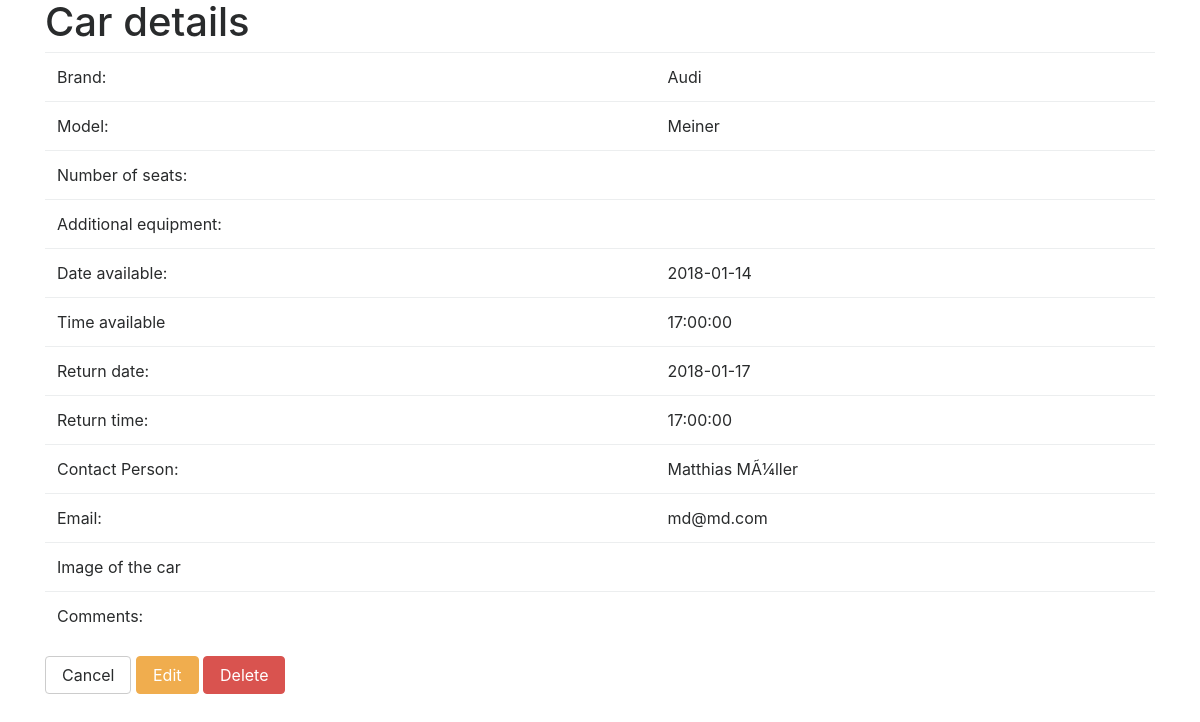
The page /view.php?id=46 on the database its author committed.
### tables this page shows
CREATE TABLE `cars` (
  `id` int(11) NOT NULL,
  `brand` varchar(100) DEFAULT NULL,
  `model` varchar(100) DEFAULT NULL,
  `seat` varchar(11) DEFAULT NULL,
  `equip` text,
  `date_1` date DEFAULT NULL,
  `time_1` time DEFAULT NULL,
  `date_2` date DEFAULT NULL,
  `time_2` time DEFAULT NULL,
  `first_name` varchar(100) DEFAULT NULL,
  `last_name` varchar(100) DEFAULT NULL,
  `email` varchar(100) DEFAULT NULL,
  `image` longblob,
  `comment` text
);

### Car.php (called while the page is built, shortened)
<?php
class Car {
    public static function find($id) {
        $params = array(
            'id' => $id
        );
        $sql = 'SELECT * FROM cars WHERE id = :id';
        $connect = Connect::getInstance();
        $stmt = $connect->prepare($sql);
        $success = $stmt->execute($params);
        if (!$success) {
            throw new Exception("Failed to retrieve entry");
        }
        else {
            $car = $stmt->fetchObject('Car');
            return $car;
        }
    }
}
?>

### view.php (the view, shortened to what this page needs)
<?php
require_once 'Car.php';
try {
    $id = filter_input(INPUT_GET, 'id', FILTER_VALIDATE_INT);
    $car = Car::find($id);
}
catch (Exception $e) {
    die("Exception: " . $e->getMessage());
}
?>
<!DOCTYPE html>
<html lang="en">
    <head>
    <link rel="stylesheet" href="css/bootstrap.css">
    </head>
    <body>
        <div id="app">
            <div class="container">
                <div class="row">
                    <div class="col-md-12">
                        <h1>Car details</h1>
                        <table class="table table-hover">
                            <tbody>
                                <tr>
                                    <td>Brand:</td>
                                    <td><?= $car->brand; ?></td>
                                </tr>
                                <tr>
                                    <td>Model:</td>
                                    <td><?= $car->model; ?></td>
                                </tr>
                                <tr>
                                    <td>Number of seats:</td>
                                    <td><?= $car->seat; ?></td>
                                </tr>
                                <tr>
                                    <td>Additional equipment:</td>
                                    <td><?= $car->equip; ?></td>
                                </tr>
                                <tr>
                                    <td>Date available:</td>
                                    <td><?= $car->date_1; ?></td>
                                </tr>
                                <tr>
                                    <td>Time available</td>
                                    <td><?= $car->time_1; ?></td>
                                </tr>
                                <tr>
                                    <td>Return date:</td>
                                    <td><?= $car->date_2; ?></td>
                                </tr>
                                <tr>
                                    <td>Return time:</td>
                                    <td><?= $car->time_2; ?></td>
                                </tr>
                                <tr>
                                    <td>Contact Person:</td>
                                    <td><?= $car->first_name; ?> <?= $car->last_name; ?></td>
                                </tr>
                                <tr>
                                    <td>Email:</td>
                                    <td><?= $car->email; ?></td>
                                </tr>
                                <tr>
                                    <td>Image of the car</td>
                                    <td><?= $car->image; ?></td>
                                </tr>
                                <tr>
                                    <td>Comments:</td>
                                    <td><?= $car->comment; ?></td>
                                </tr>
                            </tbody>
                        </table>
                        <a href="index.php" class="btn btn-secondary">Cancel</a>
                        <a href="edit.php?id=<?= $car->id; ?>" class="btn btn-warning">Edit</a>
                        <a href="delete.php?id=<?= $car->id; ?>" class="btn btn-danger">Delete</a>
                    </div>
                </div>
            </div>
        </div>
    </body>
</html>

### rows shown on the page
cars: brand "Audi", model "Meiner", date_1 "2018-01-14", time_1 "17:00:00", date_2 "2018-01-17", time_2 "17:00:00", first_name "Matthias", last_name "MÃ¼ller", email "md@md.com"
